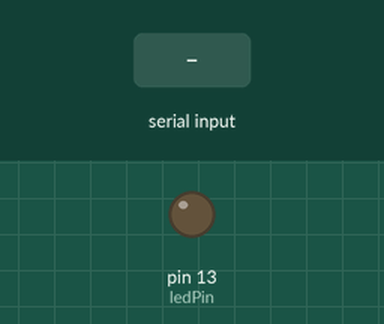
Simulated run of this sketch. Board: Arduino Uno, built with avr-gcc and run on an emulated ATmega328P. Shown: output pins drawn as LEDs (lit = HIGH). The test bench sets the inputs (shaded band).

Above: at 1.2 s.
1.3 s: "1" received over Serial
At 2.1 s:
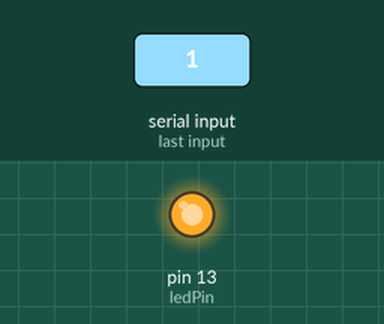
2.8 s: "0" received over Serial
At 3.2 s:
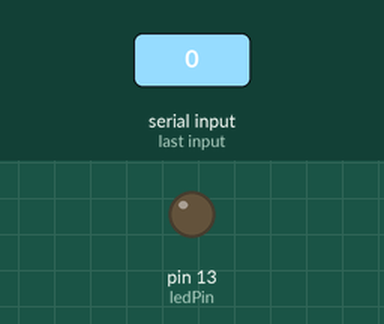
Timing chart, 0 to 5.8 s (numbered marks = the images above; inputs shaded):
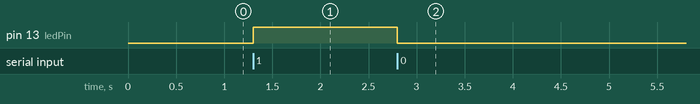

The sketch:

MASTER_BLUE.ino
```cpp
/*Created by Joseph Locsin Katigbak, LX Robotics Engineer, 01/18/18
 * Master Bluetooth code which reads slave data to control a digital output(led).
 *
*/


int ledPin = 13;
int state = 0;

void setup() {
pinMode(ledPin, OUTPUT);
digitalWrite(ledPin, LOW);
Serial.begin(9600); // Default communication rate of the Bluetooth module
}

void loop() {
 if(Serial.available() > 0){ // Checks whether data is comming from the serial port
    state = Serial.read(); // Reads the data from the serial port
 }

 // Data is read from the slave and corresponds to the following output

 if (state == '1')
 {
  digitalWrite(ledPin, HIGH); // LED ON
  state = 0;
 }
 else if (state == '0')
 {
  digitalWrite(ledPin, LOW); // LED OFF
  state = 0;
 }
}
```

Measured:
- after the input at 1.3 s, pin 13 (ledPin): LOW → HIGH at once
- after the input at 2.8 s, pin 13 (ledPin): HIGH → LOW at once
